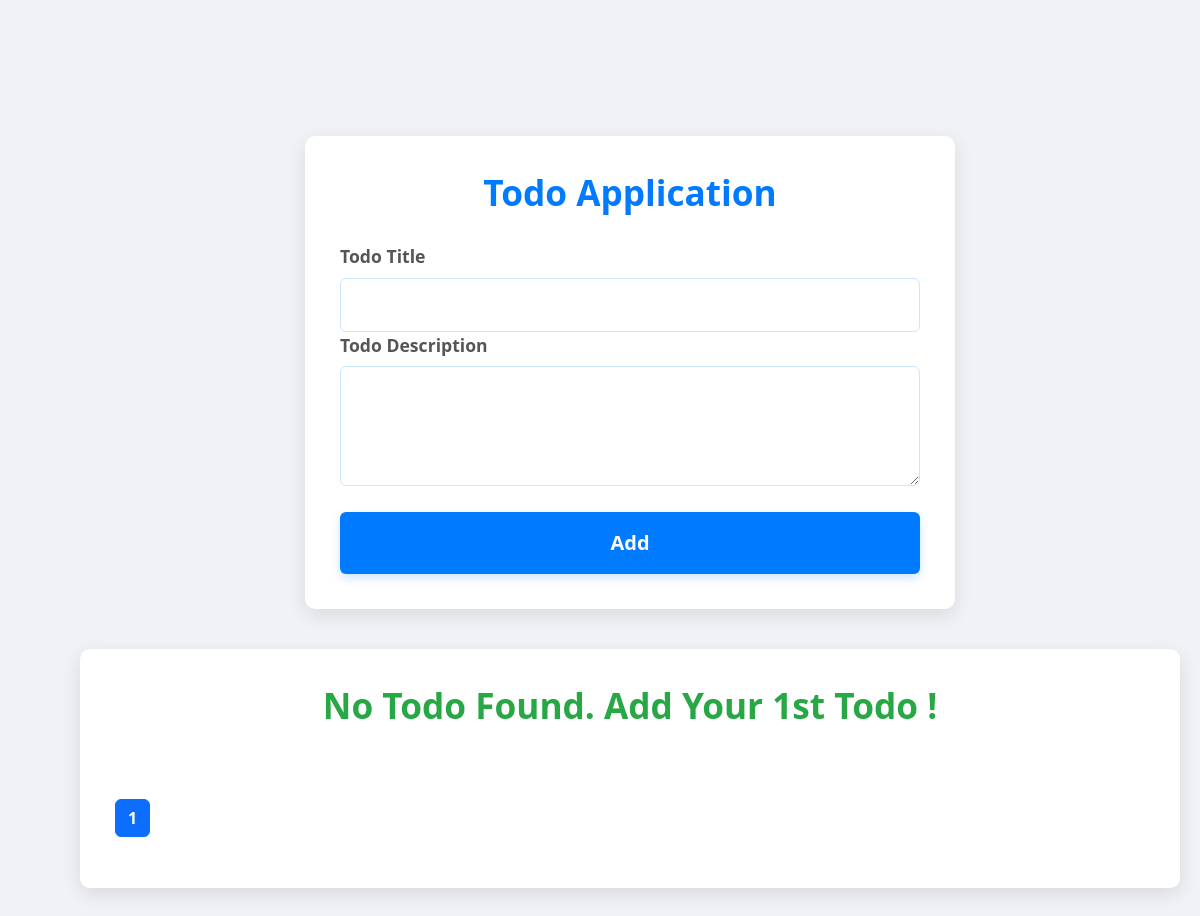
The page /todo/ on the database as committed earlier.
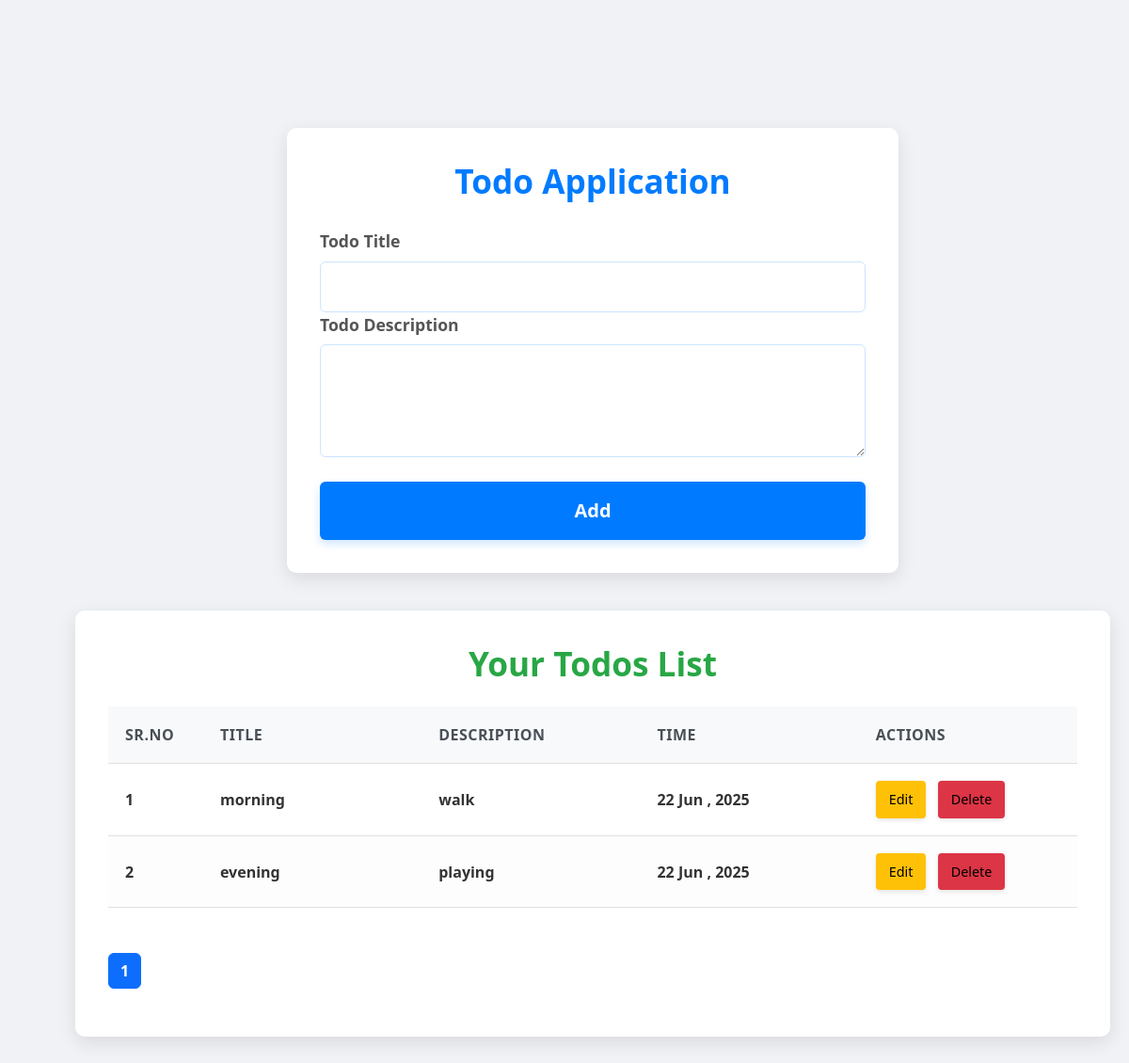
The same page on the database as committed later.
### ToDo_app/models.py (models this page shows, shortened)
class Todo(models.Model):
    todo_title = models.CharField(max_length=100)
    todo_desc = models.TextField(default='')
    slug = AutoSlugField(populate_from = 'todo_title',unique=True,null=False,blank=True)
    created_date = models.DateTimeField(default=datetime.now())

### ToDo_app/views.py (the view)
# urls.py: path('',views.home,name='todo'),
def home(request):
    if request.method =='POST':
        title = request.POST['title']
        desc = request.POST['desc']
        Todo.objects.create(todo_title = title, todo_desc = desc)
        return redirect('todo')
    todos = Todo.objects.all()
    paginator = Paginator(todos,4)
    page_no = request.GET.get('page')
    page_obj = paginator.get_page(page_no)
    total_page = page_obj.paginator.num_pages
    return render(request,'todo_home.html',{'todos':todos,'page_obj':page_obj,'total_page':[n+1 for n in range(total_page)]})

### templates/todo_home.html (shortened to what this page needs)
{% extends 'base.html' %} {% load static %}
{% block extra_css %}
<link href="{% static 'todo_home.css' %}" rel="stylesheet" />
{% endblock %}
{% block content %}
<br /><br /><br /><br />
<div class="form-container">
  <h2>Todo Application</h2>
  <form method="POST">
    <div class="form-groupa">
      <label for="title">Todo Title</label>
      <input type="text" id="name" name="title" required />
    </div>
    <div class="form-group">
      <label for="feedback">Todo Description</label>
      <textarea id="feedback" name="desc" required></textarea>
    </div>
    <input type="submit" value="Add" />
  </form>
</div>
<div class="table-container">
  {% if todos %}
  <h2>Your Todos List</h2>
  <table>
    <thead>
      <tr>
        <th>Sr.no</th>
        <th>Title</th>
        <th>Description</th>
        <th>Time</th>
        <th>Actions</th>
      </tr>
    </thead>
    <tbody>
      {% for todo in page_obj %}
      <tr>
        <td>{{forloop.counter|add:page_obj.start_index|add:'-1'}}</td>
        <td>{{todo.todo_title}}</td>
        <td>{{todo.todo_desc}}</td>
        <td>{{todo.created_date | date:"d M , Y" }}</td>
        <td>
          <button type="submit">
            <a href="{% url 'update_todo' todo.slug %}">Edit</a>
          </button>
          <button type="submit">
            <a href="{% url 'delete_todo' todo.slug %}">Delete</a>
          </button>
        </td>
      </tr>
      {% endfor%}
    </tbody>
  </table>
  {% else %}
  <h2>No Todo Found. Add Your 1st Todo !</h2>
  {% endif %}
  <br /><br />
  <nav aria-label="Page navigation example">
    <ul class="pagination">
      {% for i in total_page  %}
        {% if i == page_obj.number %}
          <li class="page-item active" aria-current="page">
                <span class="page-link">{{ i }}</span>
          </li>
        {% else %}
            <li class="page-item"><a class="page-link" href="?page={{i}}">{{i}}</a></li>
        {% endif %}
      {% endfor %}
    </ul>
  </nav>
</div>
{% endblock %}

### templates/base.html (shortened to what this page needs)
{% load static %}
<!DOCTYPE html>
<html lang="en">
  <head>
    <link rel="stylesheet" href="{% static 'base.css' %}" />
    <link
      href="https://cdnjs.cloudflare.com/ajax/libs/font-awesome/6.5.0/css/all.min.css"
      rel="stylesheet"
    />
    <link
      href="https://cdn.jsdelivr.net/npm/bootstrap@5.3.7/dist/css/bootstrap.min.css"
      rel="stylesheet"
    />
    {% block extra_css %} {% endblock %}
  </head>
  <body>
    {% block content %} {% endblock %}
  </body>
</html>

### static/base.css (style rules this page uses)
body { font-weight: bold; }

### static/todo_home.css (style rules this page uses)
body { font-family: 'Segoe UI', Tahoma, Geneva, Verdana, sans-serif; margin: 0; padding: 40px 20px; background-color: #f0f2f5; color: #333; display: flex; flex-direction: column; align-items: center; min-height: 100vh; box-sizing: border-box; font-weight: bold; }
.form-container { background-color: #ffffff; padding: 35px; border-radius: 10px; box-shadow: 0 6px 20px rgba(0, 0, 0, 0.1); width: 100%; max-width: 650px; margin-bottom: 40px; transform: translateX(30px); transition: transform 0.3s ease-in-out, box-shadow 0.3s ease; }
h2 { text-align: center; color: #007bff; margin-bottom: 30px; font-size: 2.2em; font-weight: 600; }
.form-group { margin-bottom: 20px; }
label { display: block; margin-bottom: 8px; color: #555; font-weight: bold; font-size: 1.1em; }
input[type="text"], textarea { width: 100%; padding: 14px; border: 1px solid #cce5ff; border-radius: 6px; box-sizing: border-box; font-size: 1em; transition: border-color 0.3s ease, box-shadow 0.3s ease; }
textarea { resize: vertical; min-height: 120px; }
input[type="submit"] { background-color: #007bff; color: white; padding: 16px 25px; border: none; border-radius: 6px; cursor: pointer; font-size: 1.25em; width: 100%; font-weight: bold; transition: background-color 0.3s ease, transform 0.2s ease, box-shadow 0.3s ease; box-shadow: 0 4px 10px rgba(0, 123, 255, 0.2); }
a { text-decoration: none; color: black; font-weight: 50; }
.table-container { background-color: #ffffff; padding: 35px; border-radius: 10px; box-shadow: 0 6px 20px rgba(0, 0, 0, 0.1); width: 100%; max-width: 1100px; overflow-x: auto; transform: translateX(30px); transition: transform 0.3s ease-in-out, box-shadow 0.3s ease; }
.table-container h2 { color: #28a745; margin-bottom: 25px; font-size: 2.2em; font-weight: 600; }
table { width: 100%; border-collapse: collapse; margin-top: 20px; table-layout: fixed; }
th, td { padding: 18px; text-align: left; border-bottom: 1px solid #e0e0e0; word-wrap: break-word; }
th:nth-child(1), td:nth-child(1) { width: 10%; }
th:nth-child(2), td:nth-child(2), th:nth-child(3), td:nth-child(3), th:nth-child(4), td:nth-child(4), th:nth-child(5), td:nth-child(5) { width: 23%; }
th { background-color: #f8f9fa; color: #495057; font-weight: bold; text-transform: uppercase; font-size: 1em; letter-spacing: 0.5px; }
tr:nth-child(even) { background-color: #fdfdfd; }
td button { background-color: #6c757d; color: white; border: none; padding: 9px 14px; border-radius: 4px; cursor: pointer; font-size: 0.9em; margin-right: 8px; transition: background-color 0.3s ease, transform 0.2s ease, box-shadow 0.3s ease; box-shadow: 0 2px 5px rgba(0, 0, 0, 0.1); }
td button:first-of-type { background-color: #ffc107; color: #333; }
td button:last-of-type { background-color: #dc3545; }

Rows that differ between the two databases and show on the page:
added Todo: todo_title "morning", todo_desc "walk", created_date "22 Jun , 2025"
added Todo: todo_title "evening", todo_desc "playing", created_date "22 Jun , 2025"
Other text that changed with them:
text no longer shown: "No Todo Found. Add Your 1st Todo !"
text now shown: "Your Todos List SR.NO TITLE DESCRIPTION TIME ACTIONS"
